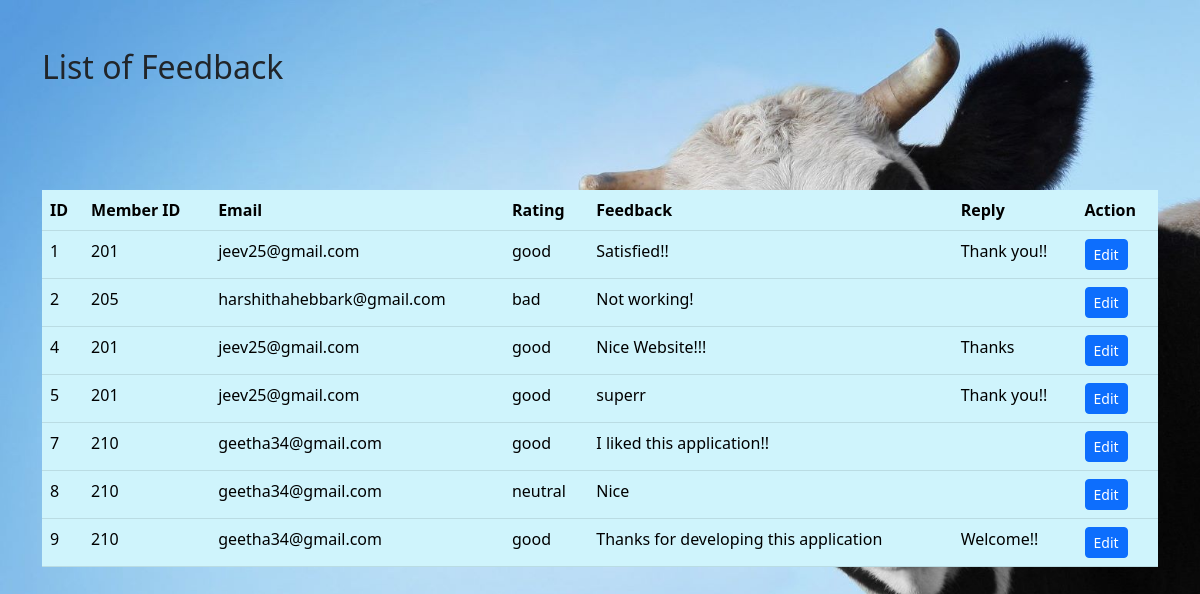
Page /PHP/viewfeedback.php on the committed database.
### tables this page shows
CREATE TABLE `tblfeedback` (
  `p_id` int(10) NOT NULL,
  `f_id` int(10) NOT NULL,
  `rating` varchar(200) DEFAULT NULL,
  `msg` text NOT NULL,
  `reply` text DEFAULT NULL
);

CREATE TABLE `tblproducer` (
  `p_id` int(10) NOT NULL,
  `p_name` varchar(20) NOT NULL,
  `p_mail` varchar(50) NOT NULL,
  `p_pwd` varchar(8) DEFAULT NULL,
  `phone` varchar(10) NOT NULL,
  `address` varchar(50) NOT NULL,
  `role` varchar(10) NOT NULL DEFAULT 'producer',
  `created_at` date NOT NULL DEFAULT current_timestamp()
);

### PHP/viewfeedback.php (the view, shortened to what this page needs)
<!DOCTYPE html>
<html lang="en">
<head>
    <link rel="stylesheet" href="css/bootstrap.min.css"/>
</head>
<body style="background-image: url(img3.jpg);background-size:cover;background-repeat: no-repeat;">
    <div class="container my-5" >
        <h2>List of Feedback</h2>
        <br/>
        <br/>
        <br/>
        <br/>
        <table class="table table-info" >
            <thead>
                <tr>
                    <th>ID</th>
                    <th>Member ID</th>
                    <th>Email</th>
                    <th>Rating</th>
                    <th>Feedback</th>
                    <th>Reply</th>
                    <th>Action</th>
                </tr>
            </thead>
            <tbody>
                <?php
                $con=new mysqli("localhost","root","","phpdairy1");
                $sql="SELECT * FROM tblfeedback,tblproducer WHERE tblfeedback.p_id=tblproducer.p_id";
                $result=$con->query($sql);
                while($row = $result->fetch_assoc()){
                    echo "
                    <tr>
                    <td>$row[f_id]</td>
                    <td>$row[p_id]</td>
                    <td>$row[p_mail]</td>
                    <td>$row[rating]</td>
                    <td>$row[msg]</td>
                    <td>$row[reply]</td>
                    <td>
                        <a class='btn btn-primary btn-sm'href='/phpdairy/editfeedback.php?id=$row[p_id]&fid=$row[f_id]'>Edit</a>
                    </td>
                </tr>
                ";
                }
                ?>
            </tbody>
        </table>
    </div>
</body>
</html>

### rows in the picture
tblfeedback: f_id "1", p.p_id "201", p.p_mail "jeev25@gmail.com", rating "good", msg "Satisfied!!", reply "Thank you!!"
tblfeedback: f_id "2", p.p_id "205", p.p_mail "harshithahebbark@gmail.com", rating "bad", msg "Not working!"
tblfeedback: f_id "4", p.p_id "201", p.p_mail "jeev25@gmail.com", rating "good", msg "Nice Website!!!", reply "Thanks"
tblfeedback: f_id "5", p.p_id "201", p.p_mail "jeev25@gmail.com", rating "good", msg "superr", reply "Thank you!!"
tblfeedback: f_id "7", p.p_id "210", p.p_mail "geetha34@gmail.com", rating "good", msg "I liked this application!!"
tblfeedback: f_id "8", p.p_id "210", p.p_mail "geetha34@gmail.com", rating "neutral", msg "Nice"
tblfeedback: f_id "9", p.p_id "210", p.p_mail "geetha34@gmail.com", rating "good", msg "Thanks for developing this application", reply "Welcome!!"
